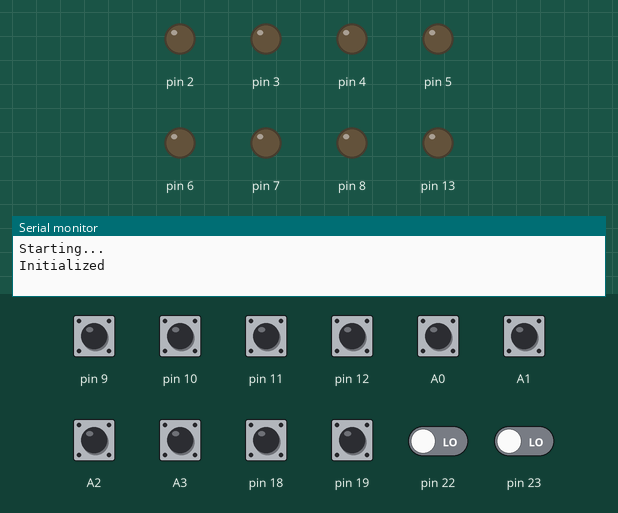
A sketch run on a simulated Arduino Nano, built with avr-gcc and run on an emulated ATmega328P. Parts: output pins drawn as LEDs (lit = HIGH), the last lines printed to the serial monitor. The inputs (shaded band) are chosen by the test bench; at power-on: A0–3, pin 9–12, pin 18, pin 19 HIGH, pin 22, pin 23 LOW.

Above: at 1.2 s.
1.3 s: pin 9 pulled LOW for 0.15 s
At 1.6 s:
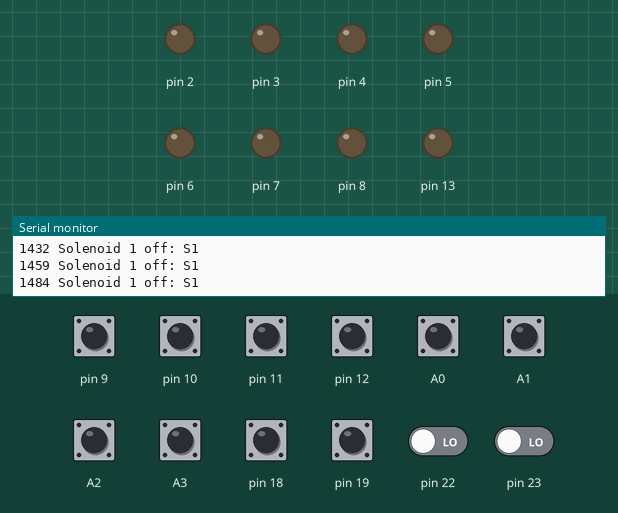
2.9 s: pin 10 pulled LOW for 0.15 s
At 4.0 s:
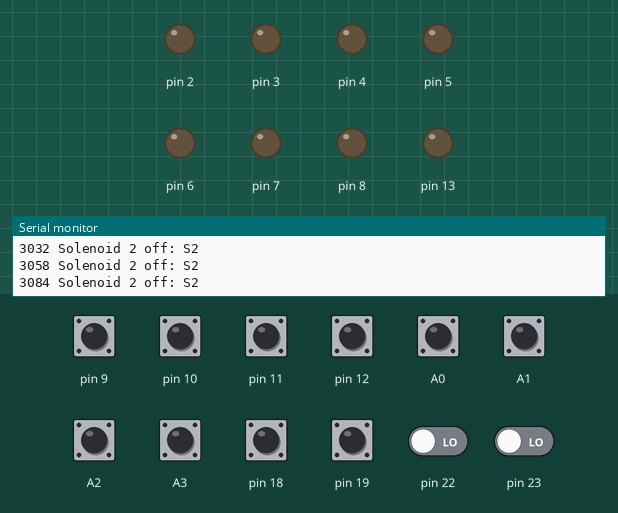
4.5 s: pin 11 pulled LOW for 0.15 s
At 5.2 s:
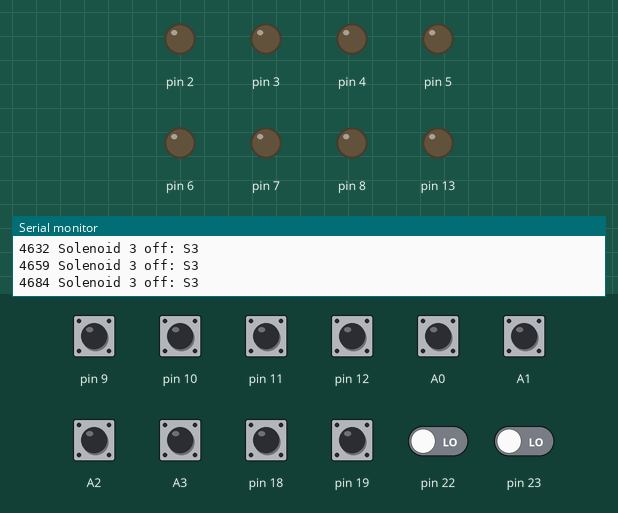
6.1 s: pin 12 pulled LOW for 0.15 s
At 6.5 s:
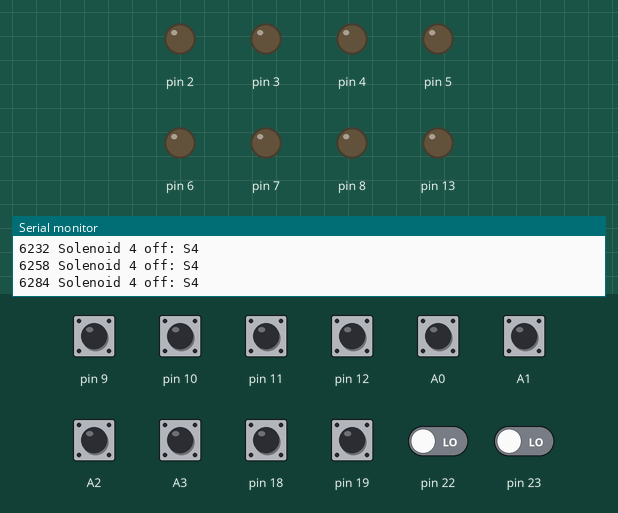
7.7 s: A0 pulled LOW for 0.15 s
At 8.9 s:
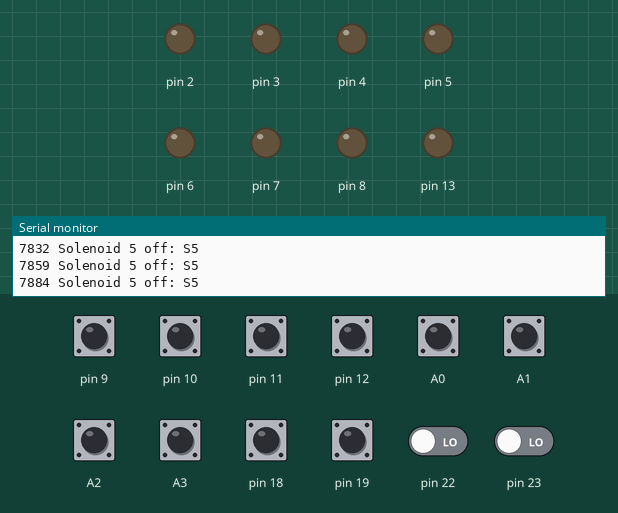
9.3 s: A1 pulled LOW for 0.15 s
At 10.1 s:
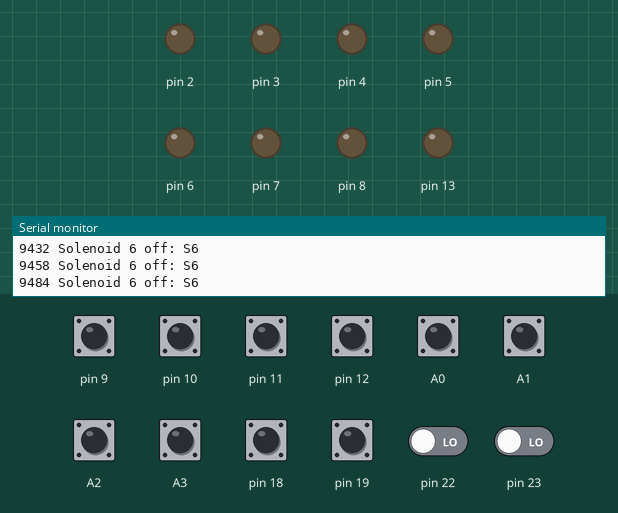
Timing chart, 0 to 11.9 s (numbered marks = the images above; inputs shaded):
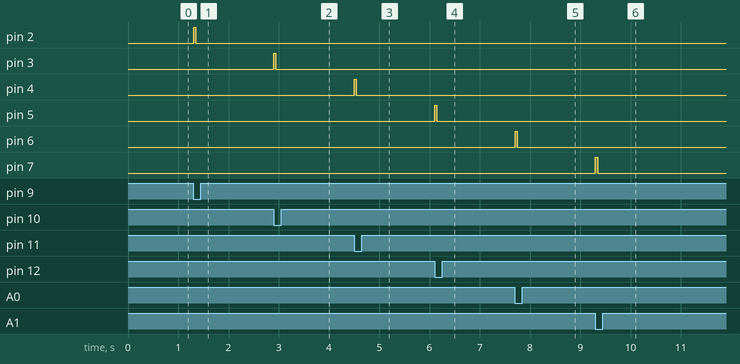

Measured:
- after the input at 1.3 s, pin 2: LOW → HIGH at once, → LOW 0.04 s later
- after the input at 2.9 s, pin 3: LOW → HIGH at once, → LOW 0.04 s later
- after the input at 4.5 s, pin 4: LOW → HIGH at once, → LOW 0.04 s later
- after the input at 6.1 s, pin 5: LOW → HIGH at once, → LOW 0.04 s later
- after the input at 7.7 s, pin 6: LOW → HIGH at once, → LOW 0.04 s later
- after the input at 9.3 s, pin 7: LOW → HIGH at once, → LOW 0.04 s later

The sketch:

main_solenoid.ino
```cpp
/*
 *  Pinball Solenoid-Side Main Code for Arduino Nano
 *  Mike Hilton, Eckerd College
 *
 *  This program implements the solenoid side of the pinball machine,
 *  which is controlled by an Arduino Nano. There are eight possible
 *  solenoid actuators, each with an associated switch.  When a switch
 *  is closed, the associated solenoid fires.

 *
 *  This Arduino is configured as an I2C slave and the Scoring Arduino
 *  is the I2C master.  This Arduino sends the switch state information
 *  to the master.
 */

// If DEBUG is defined, debug messages will be printed to the serial monitor.
#define DEBUG

#include "main_solenoid.h"

// Debounced switch class
#include "Debounce.h"

 // I2C communication info
#include <Wire.h>
#define I2C_MY_ADDRESS 8

#ifdef Solenoid1
#define SolenoidMask1 B00000100    // I/O pin D2,   Port D, pin 5 on Nano
#define SwitchMask1   B00000010    // I/O pin D9,  Port B, pin 12 on Nano
Debounce *switch1;                 // debounced switch; state() = 1 if pressed, 0 if not pressed
int IsFiring1;                     // 1 if solenoid is firing, 0 if not
unsigned long ExpirationTime1;     // time when firing should stop
// debounce delay for switch (milliseconds)
#ifndef Delay1
#define Delay1 4
#endif
// duration of solenoid firing, in milliseconds
#ifndef FiringDuration1
#define FiringDuration1 ((unsigned long) 40)
#endif
// state change ignore window for switch (milliseconds)
#ifndef IgnoreWindow1
#define IgnoreWindow1 40
#endif
#endif // Solenoid1

#ifdef Solenoid2
#define SolenoidMask2 B00001000    // I/O pin D3,   Port D, pin 6 on Nano
#define SwitchMask2   B00000100    // I/O pin D10,  Port B, pin 13 on Nano
Debounce *switch2;                 // debounced switch; state() = 1 if pressed, 0 if not pressed
int IsFiring2;                     // 1 if solenoid is firing, 0 if not
unsigned long ExpirationTime2;     // time when firing should stop
// debounce delay for switch (milliseconds)
#ifndef Delay2
#define Delay2 4
#endif
// duration of solenoid firing, in milliseconds
#ifndef FiringDuration2
#define FiringDuration2 ((unsigned long) 40)
#endif
// state change ignore window for switch (milliseconds)
#ifndef IgnoreWindow2
#define IgnoreWindow2 40
#endif
#endif // Solenoid2

#ifdef Solenoid3
#define SolenoidMask3 B00010000    // I/O pin D4,   Port D, pin 7 on Nano
#define SwitchMask3   B00001000    // I/O pin D11,  Port B, pin 14 on Nano
Debounce *switch3;                 // debounced switch; state() = 1 if pressed, 0 if not pressed
int IsFiring3;                     // 1 if solenoid is firing, 0 if not
unsigned long ExpirationTime3;     // time when firing should stop
// debounce delay for switch (milliseconds)
#ifndef Delay3
#define Delay3 4
#endif
// duration of solenoid firing, in milliseconds
#ifndef FiringDuration3
#define FiringDuration3 ((unsigned long) 40)
#endif
// state change ignore window for switch (milliseconds)
#ifndef IgnoreWindow3
#define IgnoreWindow3 40
#endif
#endif // Solenoid3

#ifdef Solenoid4
#define SolenoidMask4 B00100000    // I/O pin D5,   Port D, pin 8 on Nano
#define SwitchMask4   B00010000    // I/O pin D12,  Port B, pin 15 on Nano
Debounce *switch4;                 // debounced switch; state() = 1 if pressed, 0 if not pressed
int IsFiring4;                     // 1 if solenoid is firing, 0 if not
unsigned long ExpirationTime4;     // time when firing should stop
// debounce delay for switch (milliseconds)
#ifndef Delay4
#define Delay4 4
#endif
// duration of solenoid firing, in milliseconds
#ifndef FiringDuration4
#define FiringDuration4 ((unsigned long) 40)
#endif
// state change ignore window for switch (milliseconds)
#ifndef IgnoreWindow4
#define IgnoreWindow4 40
#endif
#endif // Solenoid4

#ifdef Solenoid5
#define SolenoidMask5 B01000000    // I/O pin D6,   Port D, pin 9 on Nano
#define SwitchMask5   B00000001    // I/O pin A0,   Port C, pin 19 on Nano
Debounce *switch5;                 // debounced switch; state() = 1 if pressed, 0 if not pressed
int IsFiring5;                     // 1 if solenoid is firing, 0 if not
unsigned long ExpirationTime5;     // time when firing should stop
// debounce delay for switch (milliseconds)
#ifndef Delay5
#define Delay5 4
#endif
// duration of solenoid firing, in milliseconds
#ifndef FiringDuration5
#define FiringDuration5 ((unsigned long) 40)
#endif
// state change ignore window for switch (milliseconds)
#ifndef IgnoreWindow5
#define IgnoreWindow5 40
#endif
#endif // Solenoid5

#ifdef Solenoid6
#define SolenoidMask6 B10000000    // I/O pin D7,   Port D, pin 10 on Nano
#define SwitchMask6   B00000010    // I/O pin A1,   Port C, pin 20 on Nano
Debounce *switch6;                 // debounced switch; state() = 1 if pressed, 0 if not pressed
int IsFiring6;                     // 1 if solenoid is firing, 0 if not
unsigned long ExpirationTime6;     // time when firing should stop
// debounce delay for switch (milliseconds)
#ifndef Delay6
#define Delay6 4
#endif
// duration of solenoid firing, in milliseconds
#ifndef FiringDuration6
#define FiringDuration6 ((unsigned long) 40)
#endif
// state change ignore window for switch (milliseconds)
#ifndef IgnoreWindow6
#define IgnoreWindow6 40
#endif
#endif // Solenoid6

#ifdef Solenoid7
#define SolenoidMask7 B00000001    // I/O pin D8,   Port B, pin 11 on Nano
#define SwitchMask7   B00000100    // I/O pin A2,   Port C, pin 21 on Nano
Debounce *switch7;                 // debounced switch; state() = 1 if pressed, 0 if not pressed
int IsFiring7;                     // 1 if solenoid is firing, 0 if not
unsigned long ExpirationTime7;     // time when firing should stop
// debounce delay for switch (milliseconds)
#ifndef Delay7
#define Delay7 4
#endif
// duration of solenoid firing, in milliseconds
#ifndef FiringDuration7
#define FiringDuration7 ((unsigned long) 40)
#endif
// state change ignore window for switch (milliseconds)
#ifndef IgnoreWindow7
#define IgnoreWindow7 40
#endif
#endif // Solenoid7

#ifdef Solenoid8
#define SolenoidMask8 B00100000    // I/O pin D13,  Port B, pin 16 on Nano
#define SwitchMask8   B00001000    // I/O pin A3,   Port C, pin 22 on Nano
Debounce *switch8;                 // debounced switch; state() = 1 if pressed, 0 if not pressed
int IsFiring8;                     // 1 if solenoid is firing, 0 if not
unsigned long ExpirationTime8;     // time when firing should stop
// debounce delay for switch (milliseconds)
#ifndef Delay8
#define Delay8 4
#endif
// duration of solenoid firing, in milliseconds
#ifndef FiringDuration8
#define FiringDuration8 ((unsigned long) 40)
#endif
// state change ignore window for switch (milliseconds)
#ifndef IgnoreWindow8
#define IgnoreWindow8 40
#endif
#endif // Solenoid8


void setup() {
#ifdef DEBUG
  Serial.begin(9600);
  Serial.println("Starting...");
#endif

#ifdef Solenoid1
  pinMode(2, OUTPUT);
  digitalWrite(2, LOW);
  pinMode(9, INPUT_PULLUP);
  switch1 = new Debounce(Delay1, IgnoreWindow1);
#endif

#ifdef Solenoid2
  pinMode(3, OUTPUT);
  digitalWrite(3, LOW);
  pinMode(10, INPUT_PULLUP);
  switch2 = new Debounce(Delay2, IgnoreWindow2);
#endif

#ifdef Solenoid3
  pinMode(4, OUTPUT);
  digitalWrite(4, LOW);
  pinMode(11, INPUT_PULLUP);
  switch3 = new Debounce(Delay3, IgnoreWindow3);
#endif

#ifdef Solenoid4
  pinMode(5, OUTPUT);
  digitalWrite(5, LOW);
  pinMode(12, INPUT_PULLUP);
  switch4 = new Debounce(Delay4, IgnoreWindow4);
#endif

#ifdef Solenoid5
  pinMode(6, OUTPUT);
  digitalWrite(6, LOW);
  pinMode(A0, INPUT_PULLUP);
  switch5 = new Debounce(Delay5, IgnoreWindow5);
#endif

#ifdef Solenoid6
  pinMode(7, OUTPUT);
  digitalWrite(7, LOW);
  pinMode(A1, INPUT_PULLUP);
  switch6 = new Debounce(Delay6, IgnoreWindow6);
#endif

#ifdef Solenoid7
  pinMode(8, OUTPUT);
  digitalWrite(8, LOW);
  pinMode(A2, INPUT_PULLUP);
  switch7 = new Debounce(Delay7, IgnoreWindow7);
#endif

#ifdef Solenoid8
  pinMode(13, OUTPUT);
  digitalWrite(13, LOW);
  pinMode(A3, INPUT_PULLUP);
  switch8 = new Debounce(Delay8, IgnoreWindow8);
#endif

  // configure the I2C communications channel
  Wire.begin(I2C_MY_ADDRESS);
  Wire.onRequest(I2C_RequestEvent);

#ifdef DEBUG
  Serial.println("Initialized");
#endif
}


void readSwitches() {
#ifdef Solenoid1
  switch1->update((PINB & SwitchMask1) == 0, millis());
#endif
#ifdef Solenoid2
  switch2->update((PINB & SwitchMask2) == 0, millis());
#endif
#ifdef Solenoid3
  switch3->update((PINB & SwitchMask3) == 0, millis());
#endif
#ifdef Solenoid4
  switch4->update((PINB & SwitchMask4) == 0, millis());
#endif
#ifdef Solenoid5
  switch5->update((PINC & SwitchMask5) == 0, millis());
#endif
#ifdef Solenoid6
  switch6->update((PINC & SwitchMask6) == 0, millis());
#endif
#ifdef Solenoid7
  switch7->update((PINC & SwitchMask7) == 0, millis());
#endif
#ifdef Solenoid8
  switch8->update((PINC & SwitchMask8) == 0, millis());
#endif
}

void loop() {
  unsigned long _millis;

  readSwitches();

#ifdef Solenoid1
  _millis = millis();
  // Solenoids are fired for a specific duration when a switch is first activated.
  if (IsFiring1) {
    if (ExpirationTime1 < _millis) {
      // turn off the solenoid
      PORTD &= ~SolenoidMask1;
      // prevent the solenoid from firing again until the switch is released
      if (switch1->state() == 0) IsFiring1 = 0;
#ifdef DEBUG
      Serial.print(_millis);
      Serial.print(" Solenoid 1 off: ");
      Serial.println(Solenoid1);
#endif
    }
  } else if (switch1->state() == 1 && !switch1->isIgnoring(_millis)) {
    // turn on the solenoid
    PORTD |= SolenoidMask1;
    ExpirationTime1 = _millis + FiringDuration1;
    IsFiring1 = 1;
#ifdef DEBUG
    Serial.print(_millis);
    Serial.print(" Solenoid 1 firing: ");
    Serial.println(Solenoid1);
#endif
  }
#endif // Solenoid1

#ifdef Solenoid2
  _millis = millis();
  // Solenoids are fired for a specific duration when a switch is first activated.
  if (IsFiring2) {
    if (ExpirationTime2 < _millis) {
      // turn off the solenoid
      PORTD &= ~SolenoidMask2;
      // prevent the solenoid from firing again until the switch is released
      if (switch2->state() == 0) IsFiring2 = 0;
#ifdef DEBUG
      Serial.print(_millis);
      Serial.print(" Solenoid 2 off: ");
      Serial.println(Solenoid2);
#endif
    }
  } else if (switch2->state() == 1 && !switch2->isIgnoring(_millis)) {
    // turn on the solenoid
    PORTD |= SolenoidMask2;
    ExpirationTime2 = _millis + FiringDuration2;
    IsFiring2 = 1;
#ifdef DEBUG
    Serial.print(_millis);
    Serial.print(" Solenoid 2 firing: ");
    Serial.println(Solenoid2);
#endif
  }
#endif // Solenoid2

#ifdef Solenoid3
  _millis = millis();
  // Solenoids are fired for a specific duration when a switch is first activated.
  if (IsFiring3) {
    if (ExpirationTime3 < _millis) {
      // turn off the solenoid
      PORTD &= ~SolenoidMask3;
      // prevent the solenoid from firing again until the switch is released
      if (switch3->state() == 0) IsFiring3 = 0;
#ifdef DEBUG
      Serial.print(_millis);
      Serial.print(" Solenoid 3 off: ");
      Serial.println(Solenoid3);
#endif
    }
  } else if (switch3->state() == 1 && !switch3->isIgnoring(_millis)) {
    // turn on the solenoid
    PORTD |= SolenoidMask3;
    ExpirationTime3 = _millis + FiringDuration3;
    IsFiring3 = 1;
#ifdef DEBUG
    Serial.print(_millis);
    Serial.print(" Solenoid 3 firing: ");
    Serial.println(Solenoid3);
#endif
  }
#endif // Solenoid3

#ifdef Solenoid4
  _millis = millis();
  // Solenoids are fired for a specific duration when a switch is first activated.
  if (IsFiring4) {
    if (ExpirationTime4 < _millis) {
      // turn off the solenoid
      PORTD &= ~SolenoidMask4;
      // prevent the solenoid from firing again until the switch is released
      if (switch4->state() == 0) IsFiring4 = 0;
#ifdef DEBUG
      Serial.print(_millis);
      Serial.print(" Solenoid 4 off: ");
      Serial.println(Solenoid4);
#endif
    }
  } else if (switch4->state() == 1 && !switch4->isIgnoring(_millis)) {
    // turn on the solenoid
    PORTD |= SolenoidMask4;
    ExpirationTime4 = _millis + FiringDuration4;
    IsFiring4 = 1;
#ifdef DEBUG
    Serial.print(_millis);
    Serial.print(" Solenoid 4 firing: ");
    Serial.println(Solenoid4);
#endif
  }
#endif // Solenoid4

#ifdef Solenoid5
  _millis = millis();
  // Solenoids are fired for a specific duration when a switch is first activated.
  if (IsFiring5) {
    if (ExpirationTime5 < _millis) {
      // turn off the solenoid
      PORTD &= ~SolenoidMask5;
      // prevent the solenoid from firing again until the switch is released
      if (switch5->state() == 0) IsFiring5 = 0;
#ifdef DEBUG
      Serial.print(_millis);
      Serial.print(" Solenoid 5 off: ");
      Serial.println(Solenoid5);
#endif
    }
  } else if (switch5->state() == 1 && !switch5->isIgnoring(_millis)) {
    // turn on the solenoid
    PORTD |= SolenoidMask5;
    ExpirationTime5 = _millis + FiringDuration5;
    IsFiring5 = 1;
#ifdef DEBUG
    Serial.print(_millis);
    Serial.print(" Solenoid 5 firing: ");
    Serial.println(Solenoid5);
#endif
  }
#endif // Solenoid5

#ifdef Solenoid6
  _millis = millis();
  // Solenoids are fired for a specific duration when a switch is first activated.
  if (IsFiring6) {
    if (ExpirationTime6 < _millis) {
      // turn off the solenoid
      PORTD &= ~SolenoidMask6;
      // prevent the solenoid from firing again until the switch is released
      if (switch6->state() == 0) IsFiring6 = 0;
#ifdef DEBUG
      Serial.print(_millis);
      Serial.print(" Solenoid 6 off: ");
      Serial.println(Solenoid6);
#endif
    }
  } else if (switch6->state() == 1 && !switch6->isIgnoring(_millis)) {
    // turn on the solenoid
    PORTD |= SolenoidMask6;
    ExpirationTime6 = _millis + FiringDuration6;
    IsFiring6 = 1;
#ifdef DEBUG
    Serial.print(_millis);
    Serial.print(" Solenoid 6 firing: ");
    Serial.println(Solenoid6);
#endif
  }
#endif // Solenoid6

#ifdef Solenoid7
  _millis = millis();
  // Solenoids are fired for a specific duration when a switch is first activated.
  if (IsFiring7) {
    if (ExpirationTime7 < _millis) {
      // turn off the solenoid
      PORTB &= ~SolenoidMask7;
      // prevent the solenoid from firing again until the switch is released
      if (switch7->state() == 0) IsFiring7 = 0;
#ifdef DEBUG
      Serial.print(_millis);
      Serial.print(" Solenoid 7 off: ");
      Serial.println(Solenoid7);
#endif
    }
  } else if (switch7->state() == 1 && !switch7->isIgnoring(_millis)) {
    // turn on the solenoid
    PORTB |= SolenoidMask7;
    ExpirationTime7 = _millis + FiringDuration7;
    IsFiring7 = 1;
#ifdef DEBUG
    Serial.print(_millis);
    Serial.print(" Solenoid 7 firing: ");
    Serial.println(Solenoid7);
#endif
  }
#endif // Solenoid7

#ifdef Solenoid8
  _millis = millis();
  // Solenoids are fired for a specific duration when a switch is first activated.
  if (IsFiring8) {
    if (ExpirationTime8 < _millis) {
      // turn off the solenoid
      PORTB &= ~SolenoidMask8;
      // prevent the solenoid from firing again until the switch is released
      if (switch8->state() == 0) IsFiring8 = 0;
#ifdef DEBUG
      Serial.print(_millis);
      Serial.print(" Solenoid 8 off: ");
      Serial.println(Solenoid8);
#endif
    }
  } else if (switch8->state() == 1 && !switch8->isIgnoring(_millis)) {
    // turn on the solenoid
    PORTB |= SolenoidMask8;
    ExpirationTime8 = _millis + FiringDuration8;
    IsFiring8 = 1;
#ifdef DEBUG
    Serial.print(_millis);
    Serial.print(" Solenoid 8 firing: ");
    Serial.println(Solenoid8);
#endif
  }
#endif // Solenoid8

#ifdef DEBUG
  writeSwitchesToSerial();
#endif
}


void I2C_RequestEvent(){
  // The I2C master (the scoring computer) sent a request for the
  // current switch settings.  Pack the switch settings into one
  // byte of data and write it onto the I2C wire.

  byte data = 0;

  // bitwise OR together the switch values that have not previously been
  // sent to the scoring computer
#ifdef Solenoid1
  if (switch1->state() && !switch1->serviced) {
    data |= 1;
    switch1->serviced = true;
  }
#endif
#ifdef Solenoid2
  if (switch2->state() && !switch2->serviced) {
    data |= 2;
    switch2->serviced = true;
  }
#endif
#ifdef Solenoid3
  if (switch3->state() && !switch3->serviced) {
    data |= 4;
    switch3->serviced = true;
  }
#endif
#ifdef Solenoid4
  if (switch4->state() && !switch4->serviced) {
    data |= 8;
    switch4->serviced = true;
  }
#endif
#ifdef Solenoid5
  if (switch5->state() && !switch5->serviced) {
    data |= 16;
    switch5->serviced = true;
  }
#endif
#ifdef Solenoid6
  if (switch6->state() && !switch6->serviced) {
    data |= 32;
    switch6->serviced = true;
  }
#endif
#ifdef Solenoid7
  if (switch7->state() && !switch7->serviced) {
    data |= 64;
    switch7->serviced = true;
  }
#endif
#ifdef Solenoid8
  if (switch8->state() && !switch8->serviced) {
    data |= 128;
    switch8->serviced = true;
  }
#endif

  // send the data to the scoring computer
  Wire.write(&data, 1);
}


void writeSwitchesToSerial() {
  static String previous = "";
  String s = "";

#ifdef Solenoid1
  if (switch1->state()) s = s + " " + Solenoid1;
#endif
#ifdef Solenoid2
  if (switch2->state()) s = s + " " + Solenoid2;
#endif
#ifdef Solenoid3
  if (switch3->state()) s = s + " " + Solenoid3;
#endif
#ifdef Solenoid4
  if (switch4->state()) s = s + " " + Solenoid4;
#endif
#ifdef Solenoid5
  if (switch5->state()) s = s + " " + Solenoid5;
#endif
#ifdef Solenoid6
  if (switch6->state()) s = s + " " + Solenoid6;
#endif
#ifdef Solenoid7
  if (switch7->state()) s = s + " " + Solenoid7;
#endif
#ifdef Solenoid8
  if (switch8->state()) s = s + " " + Solenoid8;
#endif

  if (previous != s) {
#ifdef DEBUG
    Serial.println(s);
#endif
  }
  previous = s;
}
```

main_solenoid.h
```cpp
/*
 * Pinball Solenoid-Side Declaration Macros
 *
 * Change the strings in the define statements to
 * something that describes the mechanical device
 * connected to the solenoid, such as "SS_L" for
 * the left slingshot, or "PB_1" for pop bumper 1.
 *
 * If a solenoid is not used on your machine,
 * change the statement to be
 * #undef SolenoidX
 * where X is the digit of the solenoid.
 */

#define Solenoid1 "S1"
#define Solenoid2 "S2"
#define Solenoid3 "S3"
#define Solenoid4 "S4"
#define Solenoid5 "S5"
#define Solenoid6 "S6"
#define Solenoid7 "S7"
#define Solenoid8 "S8"
```

Source omitted: Debounce.cpp (2868 bytes), Debounce.h (1569 bytes)
